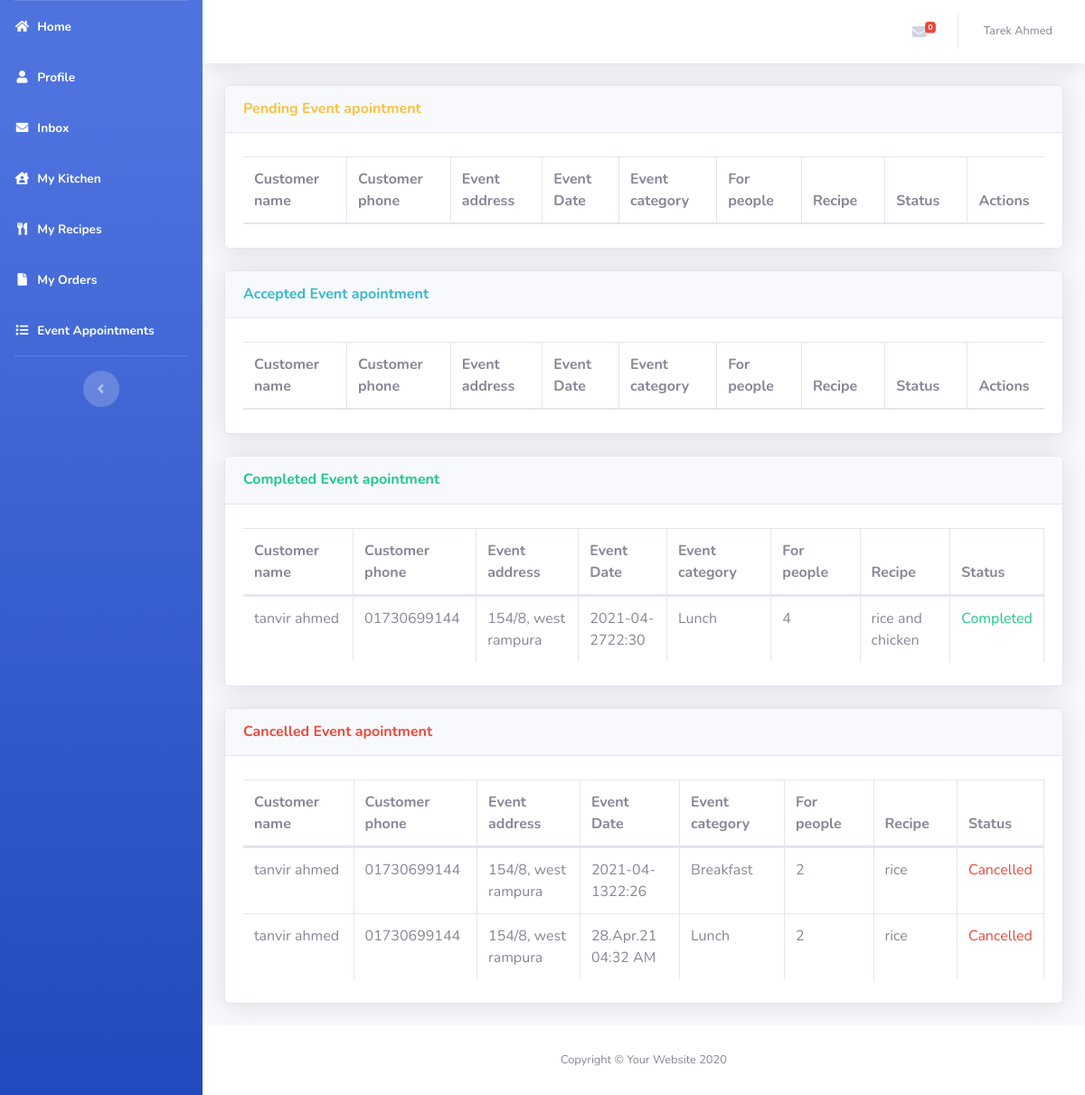
The app's page /chef/chef-hire.php (signed in) with its own data.
### tables this page shows
CREATE TABLE `chefs` (
  `chef_id` int(11) NOT NULL,
  `chef_name` varchar(255) NOT NULL,
  `chef_email` varchar(255) NOT NULL,
  `chef_address` varchar(255) NOT NULL,
  `chef_phone` varchar(255) NOT NULL,
  `bkash` varchar(255) NOT NULL,
  `pw` varchar(255) NOT NULL,
  `nid` varchar(255) NOT NULL,
  `code` varchar(255) NOT NULL,
  `status` int(11) NOT NULL DEFAULT 0,
  `role` int(11) NOT NULL DEFAULT 2
);

CREATE TABLE `hired` (
  `hire_id` int(11) NOT NULL,
  `user_id` int(11) NOT NULL,
  `user_name` varchar(255) NOT NULL,
  `user_phone` varchar(255) NOT NULL,
  `user_address` varchar(255) NOT NULL,
  `event_date` varchar(255) NOT NULL,
  `event_category` varchar(255) NOT NULL,
  `for_people` varchar(255) NOT NULL,
  `recipe` varchar(255) NOT NULL,
  `kitchen_name` varchar(255) NOT NULL,
  `chef_id` int(11) NOT NULL,
  `chef_name` varchar(255) NOT NULL,
  `chef_phone` varchar(255) NOT NULL,
  `status` varchar(255) NOT NULL DEFAULT 'Pending'
);

### chef/chef-hire.php (the view, shortened to what this page needs)
<?php include_once 'header.php'; ?>
        <div class="container-fluid">
          <div class="card shadow mb-4">
            <div class="card-header py-3">
              <h6 class="m-0 font-weight-bold text-warning">Pending Event apointment</h6>
            </div>
            <div class="card-body">
              <div class="table-responsive">
                <table class="table table-bordered dataTable" id="" width="100%" cellspacing="0">
                  <thead>
                    <tr>
                      <th>Customer name</th>
                      <th>Customer phone</th>
                      <th>Event address</th>
                      <th>Event Date</th>
                      <th>Event category</th>
                      <th>For people</th>
                      <th>Recipe</th>
                      <th>Status</th>
                      <th>Actions</th>
                    </tr>
                  </thead>
                </table>
              </div>
            </div>
          </div>
          <div class="card shadow mb-4">
            <div class="card-header py-3">
              <h6 class="m-0 font-weight-bold text-info">Accepted Event apointment</h6>
            </div>
            <div class="card-body">
              <div class="table-responsive">
                <table class="table table-bordered dataTable" id="" width="100%" cellspacing="0">
                  <thead>
                    <tr>
                      <th>Customer name</th>
                      <th>Customer phone</th>
                      <th>Event address</th>
                      <th>Event Date</th>
                      <th>Event category</th>
                      <th>For people</th>
                      <th>Recipe</th>
                      <th>Status</th>
                      <th>Actions</th>
                    </tr>
                  </thead>
                </table>
              </div>
            </div>
          </div>
          <div class="card shadow mb-4">
            <div class="card-header py-3">
              <h6 class="m-0 font-weight-bold text-success">Completed Event apointment</h6>
            </div>
            <div class="card-body">
              <div class="table-responsive">
                <table class="table table-bordered dataTable" id="" width="100%" cellspacing="0">
                  <thead>
                    <tr>
                      <th>Customer name</th>
                      <th>Customer phone</th>
                      <th>Event address</th>
                      <th>Event Date</th>
                      <th>Event category</th>
                      <th>For people</th>
                      <th>Recipe</th>
                      <th>Status</th>
                    </tr>
                  </thead>
                  <tbody>
                  <?php
                    $sql= "SELECT * FROM hired WHERE chef_id = '$id' AND status = 'Completed'";
                    $result= $conn->query($sql);
                    if($result->num_rows > 0) {
                      foreach ($result as $row) { ?>
                        <tr>
                          <td><?=$row['user_name']?></td>
                          <td><?=$row['user_phone']?></td>
                          <td><?=$row['user_address']?></td>
                          <td><?=$row['event_date']?></td>
                          <td><?=$row['event_category']?></td>
                          <td><?=$row['for_people']?></td>
                          <td><?=$row['recipe']?></td>
                          <td class="text-success"><?=$row['status']?></td>
                        </tr>
                <?php }
                    }
                    elseif ($result->num_rows < 1) {
                    }
                  ?>
                  </tbody>
                </table>
              </div>
            </div>
          </div>
          <div class="card shadow mb-4">
            <div class="card-header py-3">
              <h6 class="m-0 font-weight-bold text-danger">Cancelled Event apointment</h6>
            </div>
            <div class="card-body">
              <div class="table-responsive">
                <table class="table table-bordered dataTable" id="" width="100%" cellspacing="0">
                  <thead>
                    <tr>
                      <th>Customer name</th>
                      <th>Customer phone</th>
                      <th>Event address</th>
                      <th>Event Date</th>
                      <th>Event category</th>
                      <th>For people</th>
                      <th>Recipe</th>
                      <th>Status</th>
                    </tr>
                  </thead>
                  <tbody>
                  <?php
                    $sql= "SELECT * FROM hired WHERE chef_id = '$id' AND status = 'Cancelled'";
                    $result= $conn->query($sql);
                    if($result->num_rows > 0) {
                      foreach ($result as $row) { ?>
                        <tr>
                          <td><?=$row['user_name']?></td>
                          <td><?=$row['user_phone']?></td>
                          <td><?=$row['user_address']?></td>
                          <td><?=$row['event_date']?></td>
                          <td><?=$row['event_category']?></td>
                          <td><?=$row['for_people']?></td>
                          <td><?=$row['recipe']?></td>
                          <td class="text-danger"><?=$row['status']?></td>
                        </tr>
                <?php }
                    }
                    elseif ($result->num_rows < 1) {
                    }
                  ?>
                  </tbody>
                </table>
              </div>
            </div>
          </div>
        </div>
      </div>
<?php include_once 'footer.php'; ?>

### chef/header.php (shortened to what this page needs)
<?php
  $id = $_SESSION['id'];
?>
<!DOCTYPE html>
<html lang="en">
<head>
  <link href="../panel/vendor/fontawesome-free/css/all.min.css" rel="stylesheet" type="text/css">
  <link href="../panel/css/sb-admin-2.min.css" rel="stylesheet">
  <link href="../panel/css/style.css" rel="stylesheet">
  <link href="../panel/vendor/datatables/dataTables.bootstrap4.min.css" rel="stylesheet">
</head>
<body id="page-top">
  <div id="wrapper">
    <ul class="navbar-nav bg-gradient-primary sidebar sidebar-dark accordion" id="accordionSidebar">
      <li class="nav-item active">
        <a class="nav-link" href="../index.php">
          <i class="fas fa-fw fa-home"></i>
          <span>Home</span></a>
      </li>
      <li class="nav-item active">
        <a class="nav-link" href="chef-profile.php">
          <i class="fas fa-fw fa-user"></i>
          <span>Profile</span></a>
      </li>
      <li class="nav-item active">
        <a class="nav-link" href="messages.php">
          <i class="fas fa-fw fa-envelope"></i>
          <span>Inbox</span></a>
      </li>
      <li class="nav-item active">
        <a class="nav-link" href="my-kitchen.php">
          <i class="fas fa-fw fa-house-user"></i>
          <span>My Kitchen</span></a>
      </li>
      <li class="nav-item active">
        <a class="nav-link" href="chef-recipe.php">
          <i class="fas fa-fw fa-utensils"></i>
          <span>My Recipes</span></a>
      </li>
      <li class="nav-item active">
        <a class="nav-link" href="chef-order.php">
          <i class="fas fa-fw fa-file"></i>
          <span>My Orders</span></a>
      </li>
      <li class="nav-item active">
        <a class="nav-link" href="chef-hire.php">
          <i class="fas fa-fw fa-list"></i>
          <span>Event Appointments</span></a>
      </li>
      <hr class="sidebar-divider d-none d-md-block">
      <div class="text-center d-none d-md-inline">
        <button class="rounded-circle border-0" id="sidebarToggle"></button>
      </div>
    </ul>
    <div id="content-wrapper" class="d-flex flex-column">
      <div id="content">
        <nav class="navbar navbar-expand navbar-light bg-white topbar mb-4 static-top shadow">
          <ul class="navbar-nav ml-auto">
            <?php
              $conn = connect();
              $sql = "SELECT * FROM conversations WHERE chef_id = '$id' AND status_c = '1'";
              $result = $conn->query($sql);
              $newNoti = mysqli_num_rows($result);
            ?>
            <li class="nav-item dropdown no-arrow mx-1">
              <a class="nav-link dropdown-toggle" href="#" id="alertsDropdown" role="button" data-toggle="dropdown" aria-haspopup="true" aria-expanded="false">
                <i class="fas fa-envelope fa-fw"></i>
                <span class="badge badge-danger badge-counter"><?=$newNoti?></span>
              </a>
            </li>
            <li class="nav-item dropdown no-arrow">
              <a class="nav-link dropdown-toggle" href="#" id="userDropdown" role="button" data-toggle="dropdown" aria-haspopup="true" aria-expanded="false">
                <?php
                  $sql = "SELECT * FROM chefs WHERE chef_id='$id'";
                  $result = $conn->query($sql);
                  while($row = $result->fetch_assoc()) { ?>
                    <span class="mr-2 d-none d-lg-inline text-gray-600 small"><?=$row['chef_name']?></span>
                <?php }
                ?>
              </a>
            </li>
          </ul>
        </nav>

### records on screen
chefs: chef_name "Tarek Ahmed"
hired: user_name "tanvir ahmed", user_phone "01730699144", user_address "154/8, west rampura", event_date "2021-04-2722:30", event_category "Lunch", for_people "4", recipe "rice and chicken", status "Completed"
hired: user_name "tanvir ahmed", user_phone "01730699144", user_address "154/8, west rampura", event_date "2021-04-1322:26", event_category "Breakfast", for_people "2", recipe "rice", status "Cancelled"
hired: user_name "tanvir ahmed", user_phone "01730699144", user_address "154/8, west rampura", event_date "28.Apr.21 04:32 AM", event_category "Lunch", for_people "2", recipe "rice", status "Cancelled"

### other values on screen
$newNoti "0"
